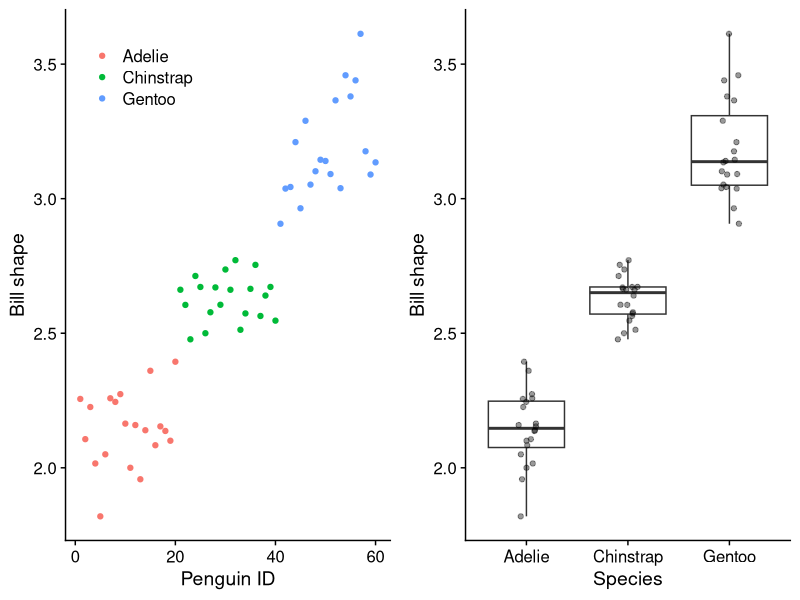
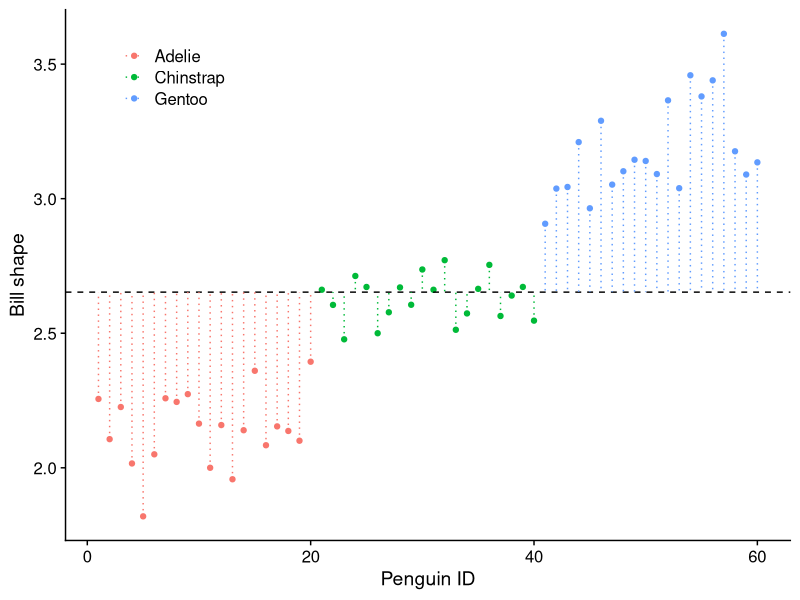
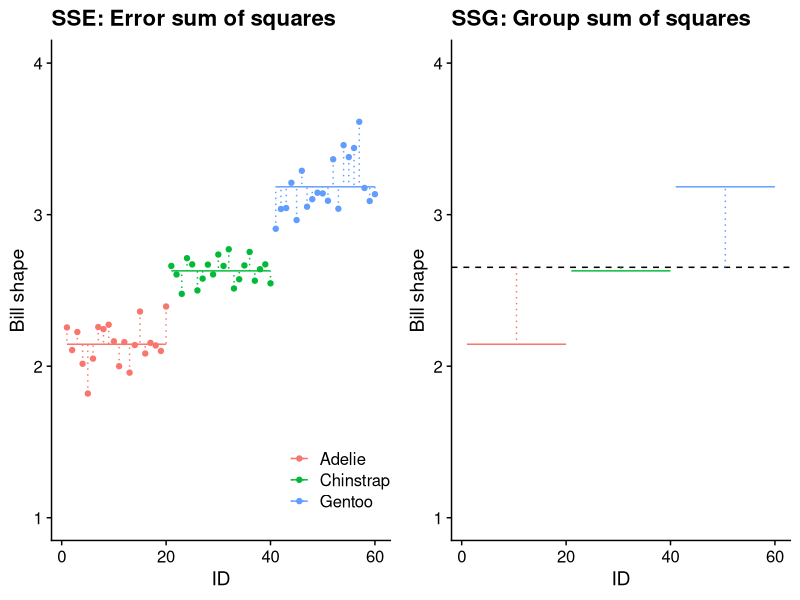
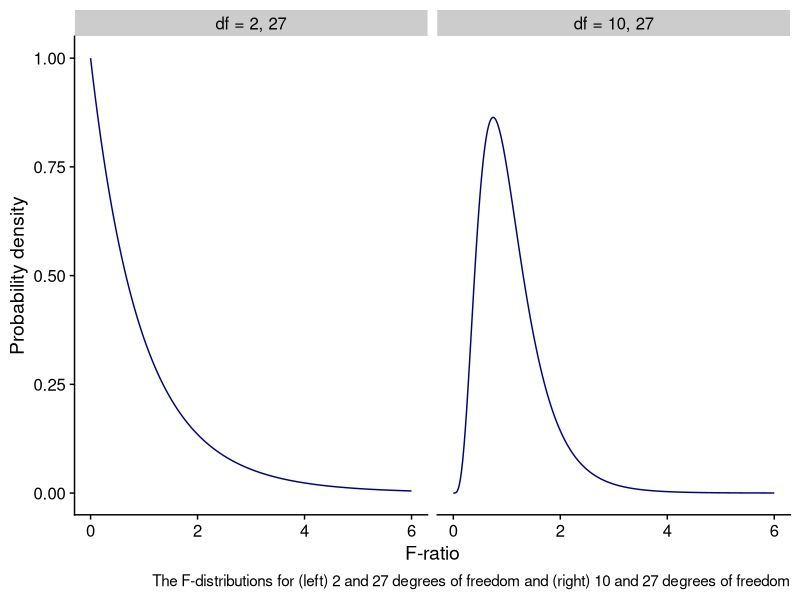

Write R code to recreate these figures, in order.
## ---- chunk 1
library(tidyverse)
library(palmerpenguins)
library(here)
library(cowplot)
library(gridExtra)
library(ggfortify)
## ---- chunk 2
penguins_raw <- palmerpenguins::penguins
# glimpse(penguins_raw)
## ---- chunk 3
penguins <- penguins_raw |>
  drop_na() |>
  filter(sex == "male") |>
  arrange(species) |>
  mutate(bill_shape = bill_length_mm / bill_depth_mm) |>
  dplyr::select(species, bill_shape) |>
  group_by(species) |>
  slice_sample(n = 20) |>
  ungroup() |>
  mutate(ID=1:60)

## ---- chunk 4
# penguins |>
#   ggplot(aes(x = species, y = bill_shape)) +
#   geom_boxplot() +
#   labs(x = "Species",
#        y = "Bill shape") +
#   theme_cowplot()
## ---- chunk 5
g1 <- ggplot(penguins,aes(x=species,y=bill_shape))+
  geom_boxplot(alpha = 0.4)+
  # geom_violin(alpha = 0.4)+
  # geom_point(aes(colour=species))+
  geom_jitter(width=0.1, alpha= 0.4) +
  # scale_y_continuous(limits=c(0,10))+
  labs(x='Species', y='Bill shape')+
  theme_cowplot()+
  theme(legend.position = "none")
## ---- chunk 6
g2<-ggplot(penguins,aes(x=ID,y=bill_shape,colour=species))+
  geom_point()+
  # scale_y_continuous(limits=c(0,10))+
  labs(x='Penguin ID',y='Bill shape', colour = "")+
  theme_cowplot() +
  theme(legend.position = c(0.08,0.9))
## ---- chunk 7
grid.arrange(g2,g1,nrow=1)
## ---- chunk 8
grand_mean=mean(penguins$bill_shape)
grand_mean
## ---- chunk 9
# mean value of bill shape for each species
p_means<-penguins |>
  group_by(species) |>
  summarise(n = n(), pmean = mean(bill_shape), id_min=min(ID), id_max = max(ID))

penguins <- mutate(penguins,pmeans = c(rep(p_means$pmean[1],20),
                            rep(p_means$pmean[2],20),
                            rep(p_means$pmean[3],20)))

p1<-filter(penguins, species == "Adelie")
p2<-filter(penguins, species == "Chinstrap")
p3<-filter(penguins, species == "Gentoo")

p_means
## ---- chunk 10
SST=sum((penguins$bill_shape-grand_mean)^2)
SST
## ---- chunk 11
SST.plot<-g2+geom_hline(yintercept=grand_mean,linetype='dashed')+
  geom_segment(aes(x = ID, y = bill_shape, xend = ID, yend = grand_mean),linetype='dotted')
SST.plot
## ---- chunk 12
SSE<-penguins |>
  group_by(species) |>
  mutate(pmean=mean(bill_shape)) |>
  mutate(se=(bill_shape-pmean)^2) |>
  summarise(sse=sum(se),.groups = 'drop') |>
  summarise(SSE=sum(sse),.groups = 'drop') |>
  pull(SSE)
## ---- chunk 13

SSG<-penguins |>
  group_by(species) |>
  mutate(pmean=mean(bill_shape)) |>
  mutate(se=(pmean-grand_mean)^2) |>
  summarise(sse=sum(se),.groups = 'drop') |>
  summarise(SSG=sum(sse),.groups = 'drop') |>
  pull(SSG)
## ---- chunk 14

# plot deviations from each group (species) mean
g3 <- penguins |>
  ggplot(aes(x = ID, y = bill_shape, colour = species)) +
  geom_point() +
  geom_segment(data = p_means, aes(x=id_min, xend=id_max, y = pmean, yend = pmean, colour= species)) +
  geom_segment(aes(x = ID, y = bill_shape, xend = ID, yend = pmeans, colour = species),linetype='dotted') +
  scale_y_continuous(limits =c (1,4))+
  labs(x='ID',y='Bill shape',title="SSE: Error sum of squares", colour = "")+
  theme_cowplot() +
  theme(legend.position= c(0.7, 0.15))
## ---- chunk 15

g4 <- penguins |>
  ggplot(aes(x = ID, y = bill_shape, colour = species)) +
  geom_hline(yintercept=grand_mean,linetype='dashed')+
  geom_segment(data = p_means, aes(x=id_min, xend=id_max, y = pmean, yend = pmean, colour= species)) +
  geom_segment(data = p_means, aes(x = (id_min + id_max)/2, y = grand_mean, xend = (id_min + id_max)/2, yend = pmean, colour = species),linetype='dotted')+
  # geom_segment(aes(x = ID, y = bill_shape, xend = ID, yend = pmeans, colour = species),linetype='dotted') +
  scale_y_continuous(limits =c (1,4))+
  labs(x='ID',y='Bill shape', title="SSG: Group sum of squares", colour= "")+
  theme_cowplot() +
  theme(legend.position = "none")
## ---- chunk 16
#| label: fig-SSE-SSG-plot
#| fig-cap: "a) Each species has a mean value for beak shape, shown by the three horizontal lines. Each individual penguin has a beak shape that differs from that by the length of the vertical dotted lines shown. When we square each of these lengths and then add up all these squares we get what we are calling here SSE: the error sum of squares. This is a measure of the variability between penguins of the same species. b) For each species, the mean beak shape differs from the grand mean by the length of the dotted lines shown. When we square and then sum these three lengths we get what we are calling here SSG: the squared sum of groups. This is a measure of the variability between penguins of different species."

grid.arrange(g3,g4,nrow=1)
## ---- chunk 17
dfs<-c(rep("df = 2, 27",601),rep("df = 10, 27",601))
xs<-rep(seq(0,6,0.01),2)
ys<-c(df(xs[1:601],2,27),df(xs[602:1202],10,27))
fdata<-tibble(x=xs,y=ys,dfs=dfs)

fdata |>
  mutate(dfs = fct_relevel(dfs,"df = 2, 27","df = 10, 27")) |>
  ggplot(aes(x=xs,y=ys)) +
  xlim(0,6) +
  ylim(0,1) +
  labs(x="F-ratio",
       y="Probability density",
       caption="The F-distributions for (left) 2 and 27 degrees of freedom and (right) 10 and 27 degrees of freedom") +
  geom_line(colour="darkblue") +
  facet_wrap(~dfs) +
  theme_cowplot()
## ---- chunk 18

Fratio<-function(p,k,st_dev){
  n<-p*k # k plots, p replicates per plot
  plots<-tibble(plot=c(rep("a",p),rep("b",p),rep("c",p)),response=rnorm(n,mean=0,sd=st_dev))
  lm.mod<-lm(response~plot,data=plots)
  tidy(anova(lm.mod))$statistic[1]
}
## ---- chunk 19

trials<-1000
replicates<-10 # pots per combination of factor levels
k<-5 # number of factor levels
st_dev<-1
binwidth<-0.2


#Fs<-tibble(Fval=replicate(trials,Fratio(replicates,k,st_dev)))

myfun<-function(x,replicates,k,N,binwidth){
  df2=replicates*k-k
  df1=k-1
  N*binwidth*df(x,df1,df2)
}

# Fs |> 
#   filter(Fval<8) |>
#   ggplot(aes(x=Fval)) +
#   geom_histogram(binwidth=binwidth,fill=fill_colour1) +
#   geom_function(fun = myfun, args = list(replicates,k,N=trials,binwidth=binwidth),colour=line_colour) +
#   labs(x="F",
#        y=) +
#   theme_cowplot()
